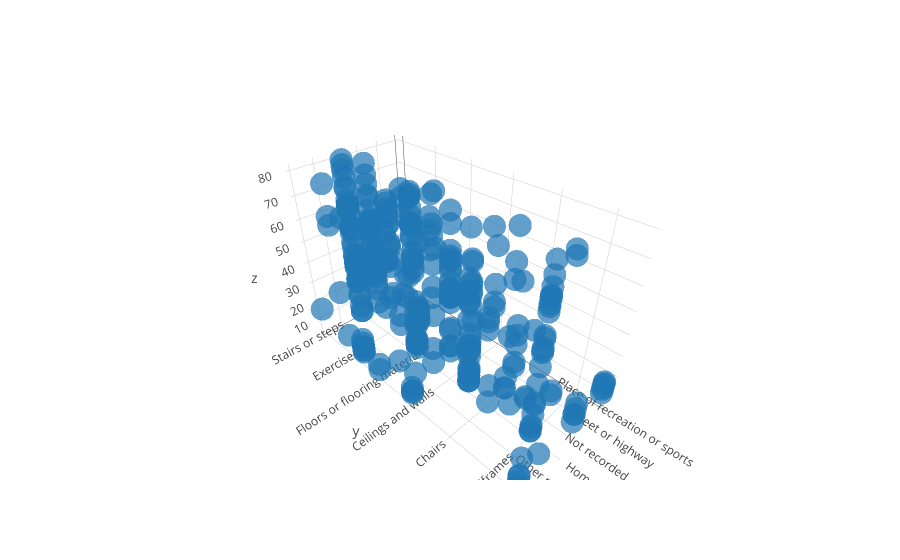

The notebook cell this image was saved under:
### Code cell
subset = data.sample(300)

trace = go.Scatter3d(x=subset['location'], y=subset['product'], z=subset['age'], 
                     mode='markers',
                     marker={'opacity': 0.7},
                     text=subset['narr'])

iplot([trace])

### Figure 1 — Plotly figure (JSON) as saved in the notebook; plotly's stock layout.template omitted (floating-point values rounded to 4 significant figures; data arrays with more than 128 entries replaced by an {"elided": "..."} marker saying what was removed)
{"data": [{"marker": {"opacity": 0.7}, "mode": "markers", "text": {"elided": "300 str values"}, "type": "scatter3d", "x": {"elided": "300 str values"}, "y": {"elided": "300 str values"}, "z": {"elided": "300 int values"}}], "layout": {}}
